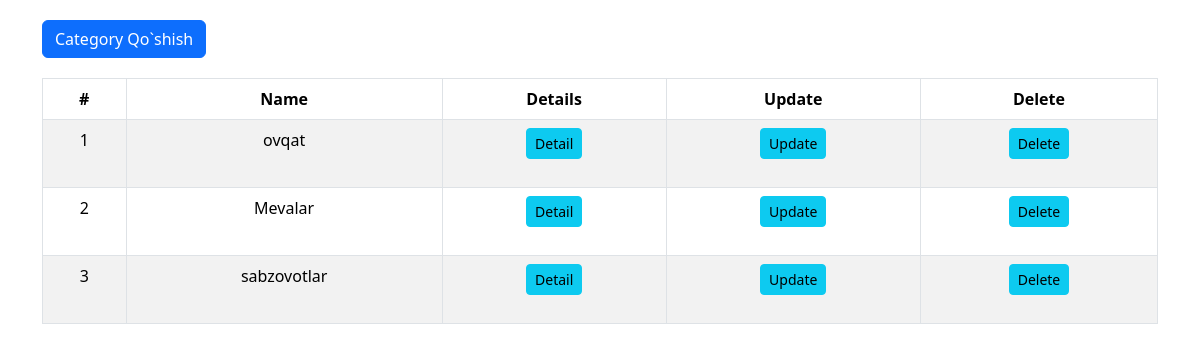
/main/back-office/category/list/, run on the app's committed database.
### Goods/models.py (models this page shows, shortened)
class Category(models.Model):
    name = models.CharField(max_length=255)
    title = models.TextField()
    img = models.ImageField(upload_to='category_img')

### Goods/back-office/category/views.py (the view)
# urls.py: path('list/', views.listCategory, name='listCategory'),
def listCategory(request):
    queryset = models.Category.objects.all()
    context = {}
    context['queryset'] = queryset
    return render(request, 'back-office/category/list.html', context)

### templates/back-office/category/list.html (shortened to what this page needs)
<!DOCTYPE html>
<html lang="en">
<head>
    <link href="https://cdn.jsdelivr.net/npm/bootstrap@5.3.3/dist/css/bootstrap.min.css" rel="stylesheet">
</head>
<body>
    <div class="container">
        <button type="button" class="btn btn-primary" data-bs-toggle="modal" data-bs-target="#exampleModal">
            Category Qo`shish
        </button>
        <table class="table table-bordered table-striped">
            <thead>
                <tr>
                    <th>#</th>
                    <th>Name</th>
                    <th>Details</th>
                    <th>Update</th>
                    <th>Delete</th>
                </tr>
            </thead>
            <tbody>
                {% for category in queryset %}
                <tr>
                    <td>{{ forloop.counter }}</td>
                    <td>{{ category.name }}</td>
                    <td><a href="{% url 'detailCategory' category.id %}" class="btn btn-info btn-sm">Detail</a></td>
                    <td><a href="{% url 'updateCategory' category.id %}" class="btn btn-info btn-sm">Update</a></td>
                    <td><a href="{% url 'deleteCategory' category.id %}" class="btn btn-info btn-sm">Delete</a></td>
                </tr>
                {% endfor %}
            </tbody>
        </table>
    </div>
</body>
</html>

### templates/back-office/category/list.html (style rules this page uses)
.container { margin-top: 20px; }
table { width: 100%; }
th, td { text-align: center; padding: 10px; }
th { background-color: #f8f9fa; }
tbody tr:nth-child(even) { background-color: #f2f2f2; }
.btn { margin-bottom: 20px; }

### data on the page
Category: name "ovqat"
Category: name "Mevalar"
Category: name "sabzovotlar"
